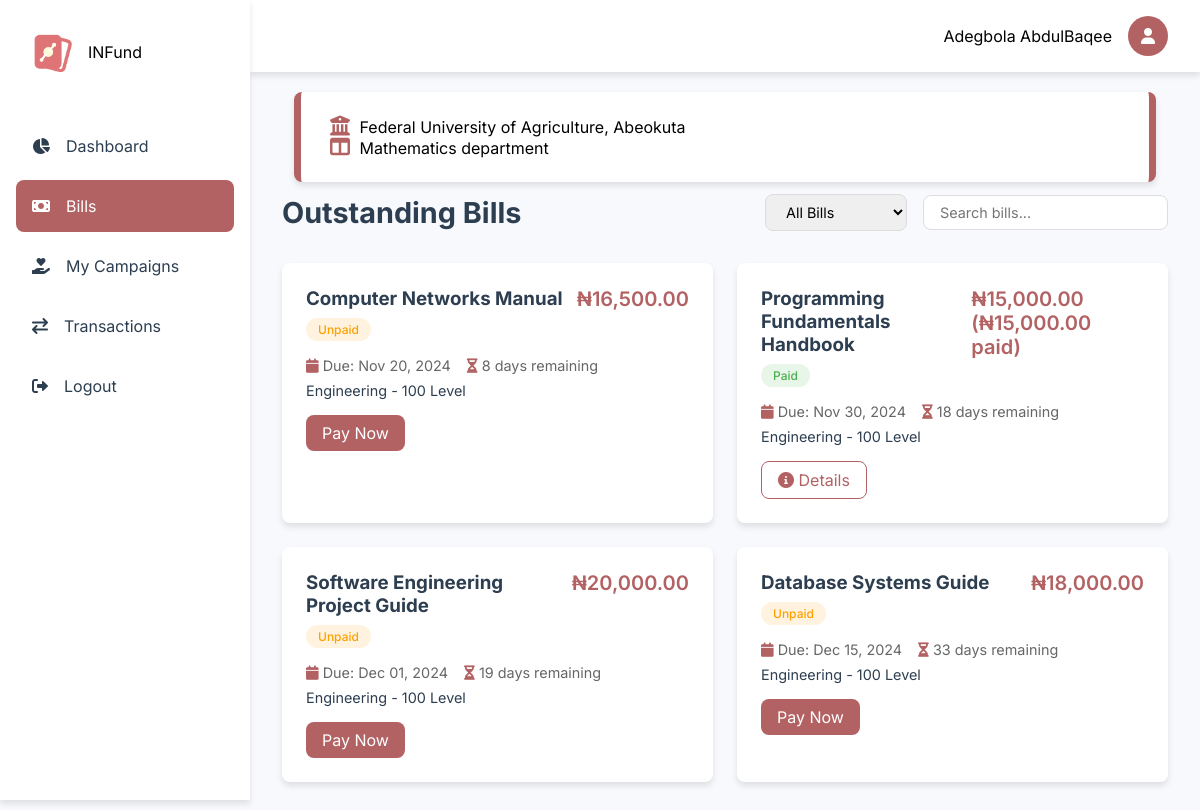
The app's page /dashboard/bills.php (signed in) with its own data.
### tables this page shows
CREATE TABLE `users` (
  `id` int(11) NOT NULL,
  `fullname` varchar(1000) NOT NULL,
  `email` varchar(200) DEFAULT NULL,
  `balance` decimal(15,2) NOT NULL DEFAULT 0.00,
  `username` varchar(30) NOT NULL,
  `phone` varchar(30) DEFAULT NULL,
  `dob` varchar(200) DEFAULT NULL,
  `country` varchar(200) DEFAULT NULL,
  `state` varchar(1000) DEFAULT NULL,
  `university` varchar(1000) DEFAULT NULL,
  `faculty` varchar(1000) DEFAULT NULL,
  `department` varchar(1000) DEFAULT NULL,
  `matric_no` varchar(1000) NOT NULL,
  `password` varchar(1000) DEFAULT NULL,
  `level` varchar(200) NOT NULL DEFAULT '100',
  `bank_id` varchar(200) DEFAULT NULL,
  `bank_account_name` varchar(200) DEFAULT NULL,
  `account_number` int(30) DEFAULT NULL,
  `created_at` varchar(1000) DEFAULT current_timestamp(),
  `last_login` varchar(1000) DEFAULT current_timestamp(),
  `gender` varchar(1000) DEFAULT NULL
);

CREATE TABLE `universities` (
  `id` bigint(20) UNSIGNED NOT NULL,
  `abbreviation` varchar(10) NOT NULL,
  `name` varchar(255) NOT NULL,
  `type` enum('Federal','State','Uniformed','Private') NOT NULL,
  `country` varchar(50) DEFAULT 'Nigeria'
);

CREATE TABLE `bills` (
  `id` int(11) NOT NULL,
  `creator_id` int(11) NOT NULL,
  `name` varchar(255) NOT NULL,
  `university` varchar(255) NOT NULL,
  `faculty` varchar(255) NOT NULL,
  `department` varchar(1000) NOT NULL,
  `level` varchar(255) NOT NULL,
  `matric_no` varchar(255) NOT NULL,
  `price` decimal(10,2) NOT NULL,
  `start_date` date DEFAULT NULL,
  `end_date` date DEFAULT NULL,
  `created_at` timestamp NOT NULL DEFAULT current_timestamp()
);

CREATE TABLE `payments` (
  `id` int(11) NOT NULL,
  `uid` int(11) NOT NULL,
  `reference_id` varchar(1000) DEFAULT NULL,
  `bill_id` int(11) NOT NULL,
  `student_id` int(11) NOT NULL,
  `total_amount` decimal(10,2) NOT NULL,
  `amount_paid` decimal(10,2) DEFAULT 0.00,
  `status` enum('Unpaid','Partially Paid','Paid') NOT NULL DEFAULT 'Unpaid',
  `last_payment_date` date DEFAULT NULL,
  `created_at` timestamp NOT NULL DEFAULT current_timestamp(),
  `updated_at` timestamp NOT NULL DEFAULT current_timestamp() ON UPDATE current_timestamp()
);

### includes/user/functions.php (called while the page is built, shortened)
<?php
function getUserDetails(string $email): array
{
    global $conn;
    if (strpos($email, "@")) {
        $query = "SELECT * FROM users WHERE email = ?";
    } else {
        $query = "SELECT * FROM users WHERE id = ?";
    }
    $stmt = $conn->prepare($query);
    $stmt->bind_param("s", $email);
    $stmt->execute();
    $result = $stmt->get_result();
    $data = $result->fetch_assoc();
    return $data;
}
?>

### includes/get_universities.php (called while the page is built, shortened)
<?php
function get_university($abbr)
{
    global $conn;
    $stmt = $conn->prepare("SELECT * FROM universities WHERE abbreviation=?");
    $stmt->bind_param("s", $abbr);
    $stmt->execute();
    $result = $stmt->get_result();
    $university = [];
    while ($row = $result->fetch_assoc()) {
        $university[] = $row;
    }
    return $university;
}

### includes/user/get_bills.php (called while the page is built, shortened)
<?php
function getBillsByDepartment($department, $user_id)
{
    global $conn;
    $query = "SELECT b.*,
              p.amount_paid,
              p.status as payment_status,
              p.last_payment_date,
              DATEDIFF(b.end_date, CURRENT_DATE()) as days_remaining
              FROM bills b
              LEFT JOIN payments p ON b.id = p.bill_id AND p.student_id = ?
              WHERE b.department = ?
              AND b.end_date >= CURRENT_DATE()
              ORDER BY b.end_date ASC";
    $stmt = $conn->prepare($query);
    $stmt->bind_param("is", $user_id, $department);
    $stmt->execute();
    $result = $stmt->get_result();
    return $result->fetch_all(MYSQLI_ASSOC);
}

### dashboard/bills.php (the view, shortened to what this page needs)
<?php
$page = "Bills";
$css1 = "bills_campaigns";
include '../config/config.php';
include '../includes/get_universities.php';
include '../includes/user/get_bills.php';
include '../includes/user/nav.php';
$university = get_university($my_details['university']);
$bills = getBillsByDepartment($my_details['department'], $_SESSION['user_id']);
function getBadgeClass($status)
{
    switch ($status) {
        case 'Paid':
            return 'badge-success';
        default:
            return 'badge-warning';
    }
}
?>
<main class="main-content">
    <div class="server-details">
        <i class="fas fa-university"></i> <?php echo $university[0]['name'] ?? 'University Not Found'; ?>
        <br>
        <i class="fas fa-columns"></i> <?php echo $my_details['department']; ?> department
    </div>
    <div class="page-header">
        <h1>Outstanding Bills</h1>
        <div class="filter-section">
            <select class="filter-select">
                <option value="all">All Bills</option>
            </select>
            <input type="text" class="search-input" placeholder="Search bills...">
        </div>
    </div>
    <div class="bills-grid">
        <?php if (!empty($bills)) : ?>
            <?php foreach ($bills as $bill) : ?>
                <?php
                $payment_status = $bill['payment_status'] ?? 'Unpaid';
                $badge_class = getBadgeClass($payment_status);
                $amount_display = '₦' . number_format($bill['price'], 2);
                if (isset($bill['amount_paid']) && $bill['amount_paid'] > 0) {
                    $amount_display .= ' (₦' . number_format($bill['amount_paid'], 2) . ' paid)';
                }
                ?>
                <div class="bill-card" data-status="<?php echo strtolower($payment_status); ?>">
                    <div class="bill-header">
                        <div class="bill-title">
                            <h3><?php echo htmlspecialchars($bill['name']); ?></h3>
                            <span class="badge <?php echo $badge_class; ?>">
                                <?php echo $payment_status; ?>
                            </span>
                        </div>
                        <div class="bill-amount"><?php echo $amount_display; ?></div>
                    </div>
                    <div class="bill-details">
                        <div class="bill-info">
                            <span><i class="fas fa-calendar"></i> Due: <?php echo date('M d, Y', strtotime($bill['end_date'])); ?></span>
                            <span><i class="fas fa-hourglass-half"></i> <?php echo $bill['days_remaining']; ?> days remaining</span>
                        </div>
                        <p class="bill-description">
                            <?php echo htmlspecialchars($bill['faculty'] . ' - ' . $bill['level'] . ' Level'); ?>
                        </p>
                    </div>
                    <?php if ($payment_status !== 'Paid') : ?>
                        <div class="bill-actions">
                            <a href="bill.php?id=<?php echo $bill['id']; ?>" class="pay-button">Pay Now</a>
                        </div>
                    <?php endif; ?>
                    <?php if ($payment_status == 'Paid') : ?>
                        <div class="bill-actions">
                            <a href="bill.php?id=<?php echo $bill['id']; ?>" class="remind-button"><i class="fas fa-info-circle"></i> Details</a>
                        </div>
                    <?php endif; ?>
                </div>
            <?php endforeach; ?>
        <?php endif; ?>
    </div>
</main>
<?php
include '../includes/user/footer.php';
?>

### includes/user/nav.php (shortened to what this page needs)
<?php
include '../config/config.php';
include '../includes/user/functions.php';
$my_details = getUserDetails($_SESSION["user_id"]);
?>
<!DOCTYPE html>
<html lang="en">
<head>
    <link href="https://cdnjs.cloudflare.com/ajax/libs/toastr.js/latest/css/toastr.min.css" rel="stylesheet" />
    <link rel="stylesheet" href="https://cdnjs.cloudflare.com/ajax/libs/font-awesome/6.0.0/css/all.min.css">
    <link rel="stylesheet" href="../assets/css/user/nav.css">
    <?php if (isset($css1)) : ?>
        <link rel="stylesheet" href="../assets/css/user/<?= $css1 ?>.css">
    <?php endif; ?>
</head>
<body>
    <div class="container">
        <nav class="sidenav">
            <div class="logo">
                <img src="../assets/images/static/logo.png" alt="Logo">
                <span>INFund</span>
            </div>
            <ul class="nav-links">
                <li class="nav-item">
                    <a href="./overview" class="nav-link <?= isset($page) && $page == 'Overview' ? 'active' : ''; ?>">
                        <i class="fas fa-chart-pie"></i>
                        <span>Dashboard</span>
                    </a>
                </li>
                <li class="nav-item">
                    <a href="./bills" class="nav-link <?= isset($page) && $page == 'Bills' ? 'active' : ''; ?>">
                        <i class="fas fa-money-bill"></i>
                        <span>Bills</span>
                    </a>
                </li>
                <li class="nav-item">
                    <a href="./campaigns" class="nav-link <?= isset($page) && $page == 'Campaigns' ? 'active' : ''; ?>">
                        <i class="fas fa-hand-holding-heart"></i>
                        <span>My Campaigns</span>
                    </a>
                </li>
                <li class="nav-item">
                    <a href="./transactions" class="nav-link <?= isset($page) && $page == 'Transactions' ? 'active' : ''; ?>">
                        <i class="fas fa-exchange"></i>
                        <span>Transactions</span>
                    </a>
                </li>
                <li class="nav-item">
                    <a href="./logout" class="nav-link ">
                        <i class="fas fa-sign-out-alt"></i>
                        <span>Logout</span>
                    </a>
                </li>
            </ul>
        </nav>
        <div class="topnav">
            <div class="user-profile">
                <span><?php echo $my_details['fullname']; ?></span>
                <a href="./profile">
                    <div class="avatar">
                        <i class="fas fa-user"></i>
                    </div>
                </a>
            </div>
        </div>

### assets/css/user/nav.css (style rules this page uses)
:root { --primary-color: #b36264; --secondary-color: #755e28; --accent-color: #b36264; --text-color: #2c3e50; --background-color: #f7f9fc; --card-background: #ffffff; --border-radius: 8px; --transition: all 0.3s ease; --shadow: 0 4px 6px rgba(0, 0, 0, 0.1); --shadow-hover: 0 10px 15px rgba(0, 0, 0, 0.15); --success-color: #4caf50; --warning-color: #ffa000; --danger-color: #f44336; --info-color: #2196f3; }
* { margin: 0; padding: 0; box-sizing: border-box; font-family: "Inter", sans-serif; }
body { background-color: var(--background-color); }
.container { display: flex; min-height: 100vh; }
.sidenav { width: 250px; background: var(--card-background); padding: 1rem; height: 100vh; position: fixed; transition: var(--transition); box-shadow: var(--shadow); z-index: 1000; }
.logo { display: flex; align-items: center; gap: 1rem; padding: 1rem; margin-bottom: 2rem; }
.logo img { width: 40px; height: 40px; }
.nav-links { list-style: none; }
.nav-item { margin-bottom: 0.5rem; }
.nav-link { display: flex; align-items: center; padding: 1rem; color: var(--text-color); text-decoration: none; border-radius: var(--border-radius); transition: var(--transition); gap: 1rem; }
.nav-link.active { background: var(--accent-color); color: white; }
.topnav { background: var(--card-background); padding: 1rem 2rem; display: flex; justify-content: flex-end; align-items: center; position: fixed; width: calc(100% - 250px); right: 0; box-shadow: var(--shadow); z-index: 900; }
.user-profile { display: flex; align-items: center; gap: 1rem; }
.avatar { width: 40px; height: 40px; border-radius: 50%; background: var(--accent-color); display: flex; align-items: center; justify-content: center; color: white; }
.main-content { margin-left: 250px; padding: 5rem 2rem 2rem; flex: 1; }
.server-details { background: var(--card-background); padding: 1.5rem; border-radius: var(--border-radius); box-shadow: var(--shadow); transition: var(--transition); margin: 12px 12px; border-left: 7px solid var(--accent-color); border-right: 7px solid var(--accent-color); }
.server-details i { color: var(--accent-color); margin: 0px 5px; font-size: 20px; }
.badge { padding: 0.25rem 0.75rem; border-radius: 20px; font-size: 0.75rem; font-weight: 500; }
.badge-success { background: #e8f5e9; color: var(--success-color); }
.badge-warning { background: #fff3e0; color: var(--warning-color); }

### assets/css/user/bills_campaigns.css (style rules this page uses)
.page-header { display: flex; justify-content: space-between; align-items: center; margin-bottom: 2rem; flex-wrap: wrap; gap: 1rem; }
.page-header h1 { color: var(--text-color); font-size: 1.8rem; margin: 0; }
.filter-section { display: flex; gap: 1rem; align-items: center; }
.filter-select, .search-input { padding: 0.5rem 1rem; border: 1px solid #ddd; border-radius: var(--border-radius); font-size: 0.9rem; }
.search-input { min-width: 200px; }
.bills-grid { display: grid; gap: 1.5rem; grid-template-columns: repeat(auto-fill, minmax(350px, 1fr)); }
.bill-card { background: var(--card-background); border-radius: var(--border-radius); padding: 1.5rem; box-shadow: var(--shadow); transition: var(--transition); }
.bill-header { display: flex; justify-content: space-between; align-items: flex-start; margin-bottom: 1rem; }
.bill-title h3 { margin: 0 0 0.5rem 0; color: var(--text-color); }
.bill-amount { font-size: 1.25rem; font-weight: 600; color: var(--accent-color); }
.bill-info { display: flex; gap: 1rem; color: #666; font-size: 0.9rem; margin-bottom: 0.5rem; }
.bill-info i { color: var(--accent-color); }
.bill-description { color: var(--text-color); font-size: 0.9rem; margin: 0.5rem 0; }
.bill-actions { display: flex; gap: 1rem; margin-top: 1rem; }
.bill-actions a { text-decoration: none; }
.pay-button { padding: 0.5rem 1rem; background: var(--accent-color); color: white; border: none; border-radius: var(--border-radius); cursor: pointer; transition: var(--transition); }
.remind-button { padding: 0.5rem 1rem; background: transparent; color: var(--accent-color); border: 1px solid var(--accent-color); border-radius: var(--border-radius); cursor: pointer; transition: var(--transition); }
.badge { padding: 0.25rem 0.75rem; border-radius: 20px; font-size: 0.75rem; font-weight: 500; display: inline-flex; align-items: center; }
@media (max-width: 1200px) { .bills-grid { grid-template-columns: repeat(2, 1fr); } }
.bill-card, .campaign-card { animation: slideIn 0.3s ease-out; }

### records on screen
users: fullname "Adegbola AbdulBaqee", department "Mathematics"
universities: name "Federal University of Agriculture, Abeokuta"
bills: name "Computer Networks Manual", payment_status "Unpaid", price "₦16,500.00", end_date "Nov 20, 2024", days_remaining "8", faculty+level "Engineering - 100 Level"
payments: bill.name "Programming Fundamentals Handbook", status "Paid", amount_display "₦15,000.00 (₦15,000.00 paid)", bill.end_date "Nov 30, 2024", days_remaining "18", bill.level "Engineering - 100 Level"
bills: name "Software Engineering Project Guide", payment_status "Unpaid", price "₦20,000.00", end_date "Dec 01, 2024", days_remaining "19", faculty+level "Engineering - 100 Level"
payments: bill.name "Database Systems Guide", status "Unpaid", bill.price "₦18,000.00", bill.end_date "Dec 15, 2024", days_remaining "33", bill.level "Engineering - 100 Level"
